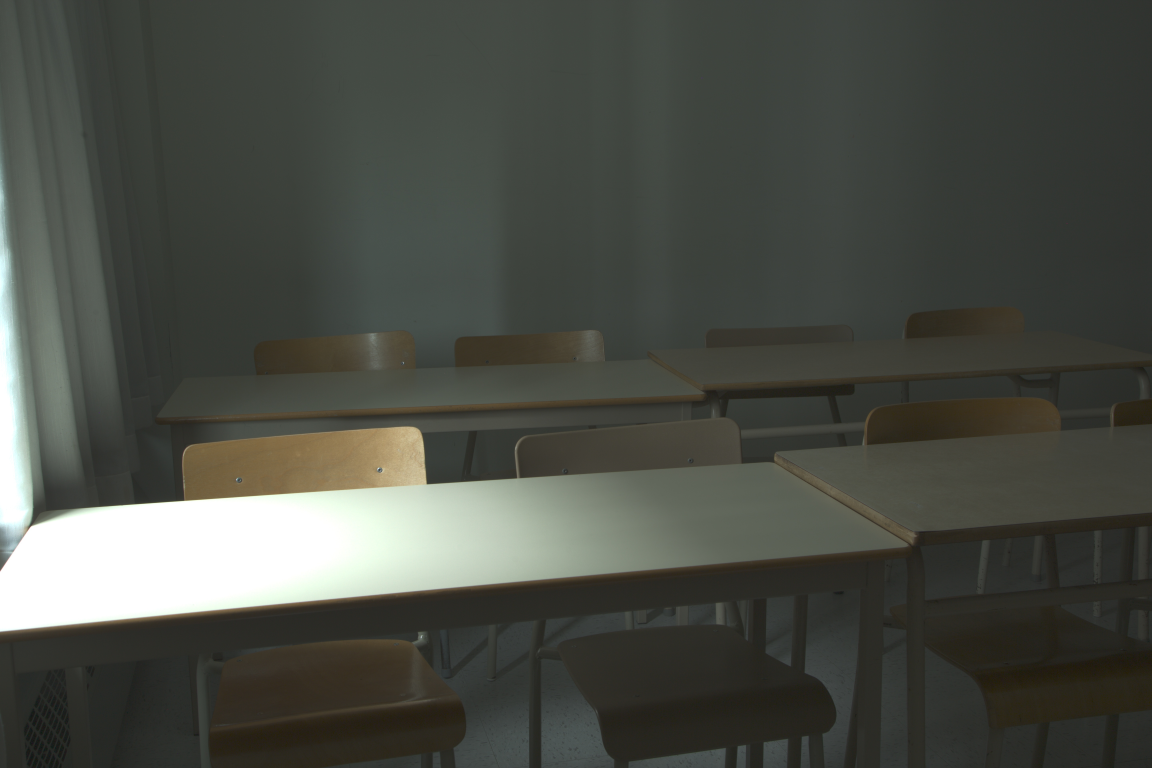
#> input picture class.jpg, 5760 x 3840 px (shown at 1/5 size)
$ python render.py
#> lines starting #> are read from the running program, lines starting #| are printed output that depends on the picture
### read_3light_prediction.py
import pickle

def read_3light_prediction(paramsPath):
    params = pickle.load(open(paramsPath, 'rb'))

    posCenters = params['posCenters']
    posCenters[:,0]*=-1
    radius = params['radius']
    intensities = params['intensities']
    ambients = params['ambients']
    depths = params['depths']

    return posCenters, radius, intensities, ambients, depths

### render.py
import os
import hdrio
from scipy.ndimage.interpolation import zoom
import imageio
import numpy as np
from read_3light_prediction import read_3light_prediction
from create_mitsuba_command import create_mitsuba_command

steps = 8
obj_positions = [[.25, i/100, j] for i,j in zip(np.linspace(-27,0,steps), np.linspace(1,10,steps))]
imInput = imageio.imread(os.path.join('class.jpg')).astype('float32') / 255.
imInputResized = zoom(imInput, (400/imInput.shape[0], 600/imInput.shape[1], 1.0), order=1)
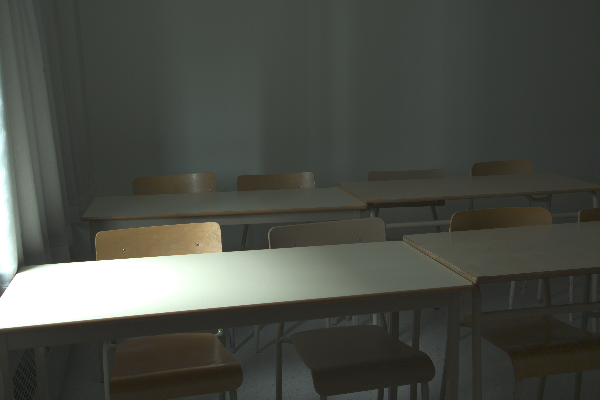
#> imInputResized: shape (400, 600, 3) float32; mean R, G, B 0.291, 0.302, 0.273

pickle_filename = 'class.pkl'

command = 'mitsuba render_pano.xml'
os.system(command)

# scenes = ['render_sphere_envmap', 'render_sphere']
# scenes = ['render_armadillo_envmap', 'render_armadillo']
scenes = ['render_armadillo']

posCenters, radius, intensities, ambients, depths = read_3light_prediction(pickle_filename)
#> (the run stopped early here; a loop or call above may not have finished)
